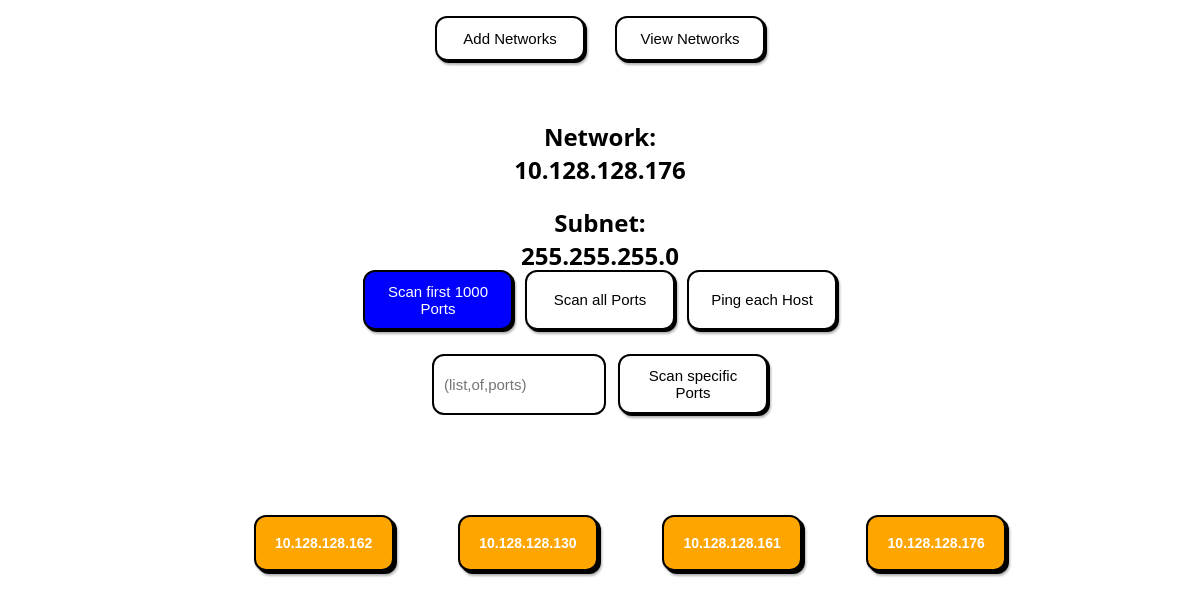
Screenshot of /network/7 with the database file from the repository.
### app/models/network.py (models this page shows)
class Network(db.Model):
    __tablename__ = 'networks'
    id = db.Column(db.Integer, primary_key=True, nullable=False, index=True)
    ip = db.Column(db.String, nullable=False)
    subnet = db.Column(db.String)
    hosts = db.relationship('Host', back_populates='network',
                            cascade='all, delete-orphan')

### app/models/host.py (models this page shows)
class Host(db.Model):
    __tablename__ = 'hosts'
    id = db.Column(db.Integer, primary_key=True, nullable=False, index=True)
    ip = db.Column(db.String, nullable=False)
    network_id = db.Column(db.Integer, db.ForeignKey("networks.id"),
                           nullable=False)
    network = db.relationship('Network', back_populates='hosts')
    ports = db.relationship('Port', back_populates='host',
                            cascade='all, delete-orphan')

### app/routes/network_routes.py (the view)
@network_blueprint.route('/network/<id>')
def serve_network(id):
    id_as_string = validate(str(id)) # validate User-Input
    try:
        network_id = int(id_as_string)
    except ValueError:
        return 'Invalid id', 400
    network = get_network_by_id(network_id)
    if not network:
        return 'Network not found', 404
    return render_template('network.html', network=network)

### app/repositories/network_repository.py (called while the page is built)
def get_network_by_id(id):
    network = Network.query.filter(Network.id == id).first()
    return network

### app/utils.py (called while the page is built)
def validate(text: str):
    output: str = text # make a local instance for changes
    for character in ('"<>|\\&(){}[];:' + "'"):
        if character in output:
            output = output.replace(character, '\\' + character) # escape characters
    return output

### app/templates/network.html (shortened to what this page needs)
{% extends 'base.html' %}
{% block head %}
<link rel="stylesheet" href="{{ url_for('static', filename='css/network.css') }}">
{% endblock %}
{% block body %}
<section>
    <article>
        <h1>Network: {{network.ip}}</h1>
        <h2>Subnet: {{network.subnet}}</h2>
    </article>
    <div class="scan_options" id="Scan_Options">
        <button class='primary' onclick="scan('{{network.id}}', '1000')">Scan first 1000 Ports</button>
        <button onclick="scan('{{network.id}}', 'all')">Scan all Ports</button>
        <button onclick="scan('{{network.id}}', 'ping')">Ping each Host</button>
        <input placeholder="(list,of,ports)" id="specific">
        <button onclick="scan('{{network.id}}', 'specific')">Scan specific Ports</button>
    </div>
    <div class="host_list">
        {% for host in network.hosts %}
                <button class="host" onclick="redirect('/host/{{host.id}}')">{{host.ip}}</button>
        {% endfor %}
    </div>
    <br>
    <br>
</section>
{% endblock %}

### app/static/css/styles.css (style rules this page uses)
body { font-family: 'Segoe UI', sans-serif; margin: 0px; }
input { padding: 10px; font-size: 15px; border: 2px solid black; border-radius: 12px; width: 10em; height: 2.5em; margin-bottom: 2em; }
article { width: 20vw; height: 20vh; }
button { padding: 10px 20px; font-size: 16px; border: 2px solid black; border-radius: 12px; color: black; font-family: sans-serif; box-shadow: 2px 2px 0 black, 0 0 0 2px white; filter: drop-shadow(1px 2px 1px rgba(0, 0, 0, 0.3)); cursor: pointer; transition: transform 0.1s ease; width: 10em; height: 4em; }
.host { background-color: #1abc9c; color: white; }
.primary { background-color: blue; color: white; }

### app/static/css/network.css (style rules this page uses)
body { font-family: 'Segoe UI', sans-serif; text-align: center; background-color: white; }
h1 { font-size: 1.5rem; margin-bottom: 1rem; }
.scan_options { display: flex; flex-wrap: wrap; justify-content: center; gap: 0.75rem; margin-bottom: 1rem; }
button { padding: 10px 16px; font-size: 15px; border: 2px solid black; border-radius: 12px; background-color: white; color: black; box-shadow: 2px 2px 0 black; cursor: pointer; transition: transform 0.1s ease; }
#specific { padding: 10px; font-size: 15px; border: 2px solid black; border-radius: 12px; width: 10em; height: 2.5em; }
button.host { background-color: #ffa500; color: white; font-weight: bold; padding: 10px 16px; border: 2px solid black; border-radius: 12px; box-shadow: 3px 3px 0 black; cursor: pointer; font-size: 14px; transition: transform 0.1s ease; margin-left: 5vw; margin-top: 2vh; }
article { display: inline-block; }

### rows the page displays
Network: ip "10.128.128.176", subnet "255.255.255.0"
Host: ip "10.128.128.162"
Host: ip "10.128.128.130"
Host: ip "10.128.128.161"
Host: ip "10.128.128.176"
